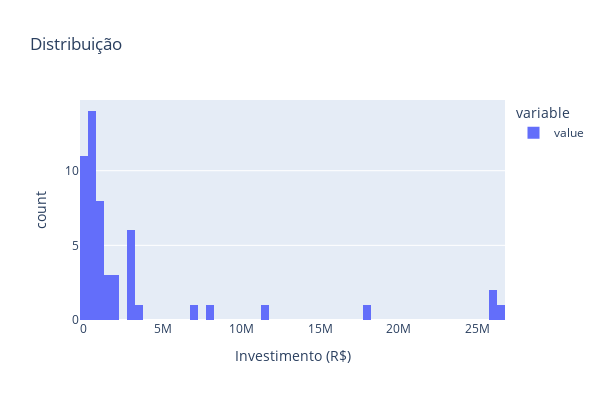

Notebook source saved alongside this figure:
### Markdown cell above
**Histograma**

### Code cell
def show_hist(series, b, outliers):
    _hist = series[~series.isin(outliers)]
    _hist = _hist.sort_values()
    fig = px.histogram(_hist, nbins=b, 
                      labels={'top':'Editais de fomento', 
                              'count':'Quantidade de editais', 
                              '_value':'Investimento (R$)'},
                      title='Distribuição', width=600, height=400)
    return fig.show()

show_hist(notices_value_gb, 100, [])

### Figure 1 — Plotly figure (JSON) as saved in the notebook; plotly's stock layout.template omitted (floating-point values rounded to 4 significant figures)
{"data": [{"alignmentgroup": "True", "bingroup": "x", "hovertemplate": "variable=value<br>Investimento (R$)=%{x}<br>count=%{y}<extra></extra>", "legendgroup": "value", "marker": {"color": "#636efa", "pattern": {"shape": ""}}, "name": "value", "nbinsx": 100, "offsetgroup": "value", "orientation": "v", "showlegend": true, "type": "histogram", "x": [11760, 11760, 12936, 14200, 19404, 46000, 61000, 87780, 123200, 200000, 227000.0, 300000, 303960, 305000, 332900.0, 376000, 423654, 423700, 450000, 476000, 500000, 500000, 613800, 650000, 712000, 760526, 781596, 915156, 980112, 1000000, 1000000, 1000000, 1234716, 1350000, 1466000.0, 1500000, 2000000, 2000000, 2000000, 3000000, 3000000, 3000000, 3000000, 3014800, 3150000, 3320000, 6877492, 8200000, 11500000, 17800000, 26000000, 26000000, 26700000], "xaxis": "x", "yaxis": "y"}], "layout": {"barmode": "relative", "height": 400, "legend": {"title": {"text": "variable"}, "tracegroupgap": 0}, "title": {"text": "Distribuição"}, "width": 600, "xaxis": {"anchor": "y", "domain": [0, 1], "title": {"text": "Investimento (R$)"}}, "yaxis": {"anchor": "x", "domain": [0, 1], "title": {"text": "count"}}}}
